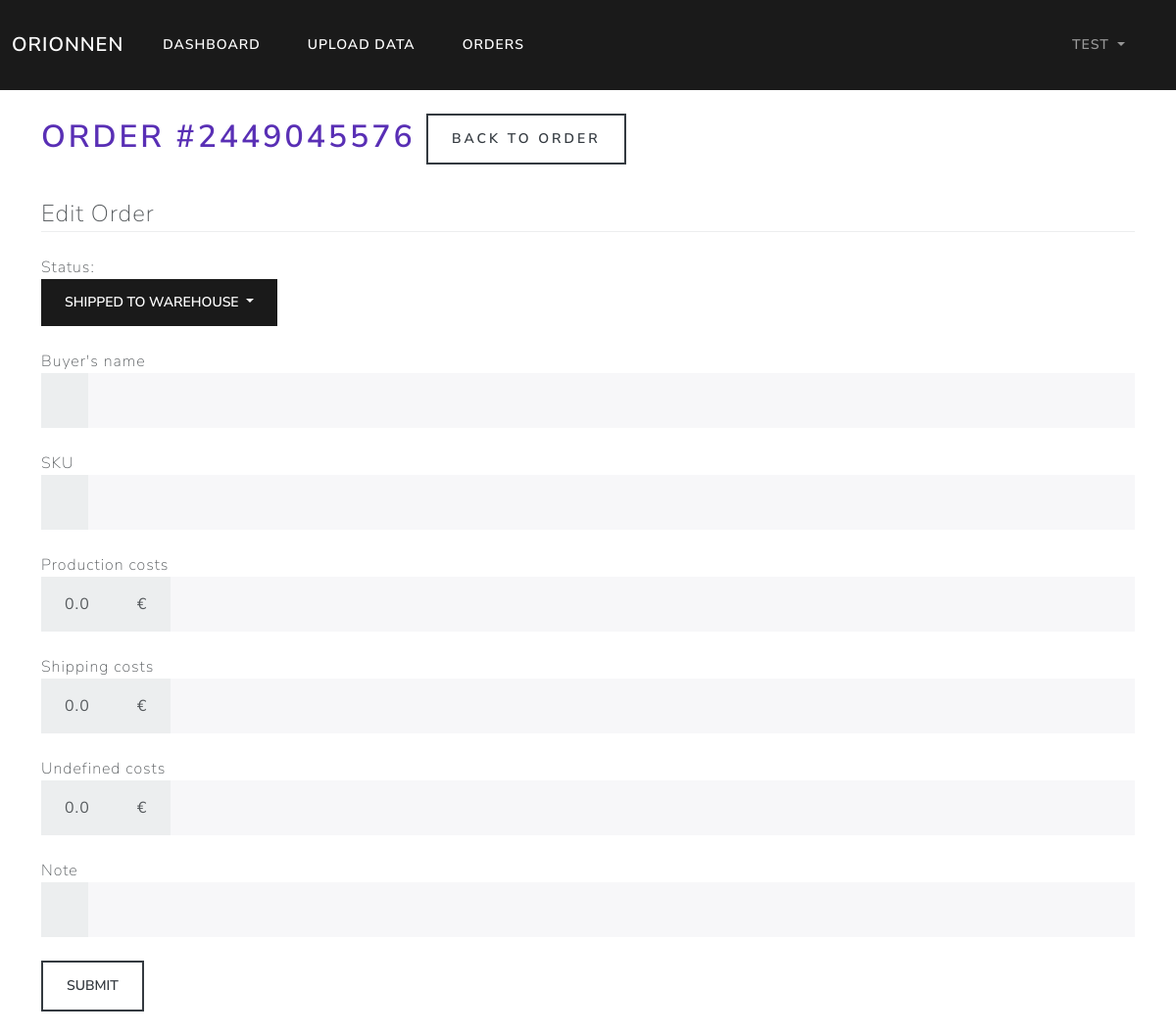
Screenshot of /orders/id_2449045576/edit (signed in) with the database file from the repository.
### orionnen/models.py (models this page shows, shortened)
class User(db.Model, UserMixin):
    id = db.Column(db.Integer, primary_key=True)
    username = db.Column(db.String(20), unique=True, nullable=False)
    email = db.Column(db.String(120), unique=True, nullable=False)
    password = db.Column(db.String(60), nullable=False)
    orders = db.relationship('Order', backref='author', lazy=True)

class Order(db.Model):
    id = db.Column(db.Integer, primary_key=True)
    user_id = db.Column(db.Integer, db.ForeignKey('user.id'), nullable=False)
    order_id = db.Column(db.Integer, unique=True, nullable=False)
    sku = db.Column(db.String(20), default='Not Specified')
    buyer = db.Column(db.String(20), default='Not Specified')
    date = db.Column(db.Date, nullable=False)
    note = db.Column(db.String(20), default='No Note')
    status = db.Column(db.String(20), default='Ordered')
    revenue = db.Column(db.Float, default=0)
    refund = db.Column(db.Float, default=0)
    net_revenue = db.Column(db.Float, default=0)
    proc_fee = db.Column(db.Float, default=0)
    cred_proc_fee = db.Column(db.Float, default=0)
    net_proc_fee = db.Column(db.Float, default=0)
    trans_trans_fee = db.Column(db.Float, default=0)
    cred_trans_trans_fee = db.Column(db.Float, default=0)
    ship_trans_fee = db.Column(db.Float, default=0)
    cred_ship_trans_fee = db.Column(db.Float, default=0)
    ad_fee = db.Column(db.Float, default=0)
    cred_ad_fee = db.Column(db.Float, default=0)
    net_ad_fee = db.Column(db.Float, default=0)
    vat_ad = db.Column(db.Float, default=0)
    cred_vat_ad = db.Column(db.Float, default=0)
    vat_proc_fee = db.Column(db.Float, default=0)
    cred_vat_proc_fee = db.Column(db.Float, default=0)
    vat_trans = db.Column(db.Float, default=0)
    cred_vat_trans = db.Column(db.Float, default=0)
    vat_ship_trans = db.Column(db.Float, default=0)
    cred_vat_ship_trans = db.Column(db.Float, default=0)
    tax = db.Column(db.Float, default=0)
    cred_tax = db.Column(db.Float, default=0)
    net_tax = db.Column(db.Float, default=0)
    trans_fee = db.Column(db.Float, default=0)
    cred_trans_fee = db.Column(db.Float, default=0)
    net_trans_fee = db.Column(db.Float, default=0)
    vat = db.Column(db.Float, default=0)
    cred_vat = db.Column(db.Float, default=0)
    net_vat = db.Column(db.Float, default=0)
    etsy_costs = db.Column(db.Float, default=0)
    prod_costs = db.Column(db.Float, default=0)
    ship_costs = db.Column(db.Float, default=0)
    undef_costs = db.Column(db.Float, default=0)
    other_costs = db.Column(db.Float, default=0)
    costs = db.Column(db.Float, default=0)
    profit = db.Column(db.Float, default=0)

### orionnen/routes.py (the view, shortened to what this page needs)
@app.route('/orders/id_<order_id>/edit', methods=['GET', 'POST'])
@login_required
def edit_order(order_id):
    order = Order.query.filter_by(order_id=order_id).filter_by(author=current_user).first()
    form = EditOrderForm()
    return render_template("edit_order.html", order=order, form=form)

### orionnen/forms.py
class EditOrderForm(FlaskForm):
    buyer = StringField("Buyer's name")
    sku = StringField('SKU')
    prod_costs = FloatField('Production costs', validators=[Optional()])
    ship_costs = FloatField('Shipping costs', validators=[Optional()])
    undef_costs = FloatField('Undefined costs', validators=[Optional()])
    note = StringField('Note')
    submit = SubmitField('Submit')

### orionnen/models.py (called while the page is built)
@login_manager.user_loader
def load_user(user_id):
    return User.query.get(int(user_id))

### orionnen/templates/edit_order.html (shortened to what this page needs)
{% extends "base.html" %}
{% block content %}
  <h1>
    Order #{{ order.order_id }} <a class="btn btn-outline-dark" href="{{ url_for('view_order', order_id=order.order_id) }}">Back to order</a>
  </h1><br>
  <legend class="border-bottom mb-4">Edit Order</legend>
  Status:
  <div class="dropdown">
    <button class="btn btn-primary dropdown-toggle" type="button" id="dropdownMenuButton1" data-bs-toggle="dropdown" aria-expanded="false">
      {{ order.status }}
    </button>
  </div><br>
  <div class="content-section">
    <form method="POST" action="">
      <fieldset class="form-group">
        <div class="form-group">
          {{ form.buyer.label(class="form-control-label") }}
          <div class="input-group">
            <span class="input-group-text">{{ order.buyer }}</span>
            {{ form.buyer(class='form-control form-control-lg') }}
          </div>
        </div><br>
        <div class="form-group">
          {{ form.sku.label(class="form-control-label") }}
          <div class="input-group">
            <span class="input-group-text">{{ order.sku }}</span>
          {{ form.sku(class="form-control form-control-lg") }}
          </div>
        </div><br>
        <div class="form-group">
          {{ form.prod_costs.label(class="form-control-label") }}
          <div class="input-group">
            <span class="input-group-text">{{ order.prod_costs }}</span>
            <span class="input-group-text">€</span>
            {% if form.prod_costs.errors %}
              {{ form.prod_costs(class="form-control form-control-lg is-invalid") }}
              <div class="invalid-feedback">
              {% for error in form.prod_costs.errors %}
                <span>{{ error }}</span>
              {% endfor %}
            </div>
            {% else %}
              {{ form.prod_costs(class="form-control form-control-lg") }}
            {% endif %}
          </div>
        </div><br>
        <div class="form-group">
          {{ form.ship_costs.label(class="form-control-label") }}
          <div class="input-group">
            <span class="input-group-text">{{ order.ship_costs }}</span>
            <span class="input-group-text">€</span>
            {% if form.ship_costs.errors %}
              {{ form.ship_costs(class="form-control form-control-lg is-invalid") }}
              <div class="invalid-feedback">
              {% for error in form.ship_costs.errors %}
                <span>{{ error }}</span>
              {% endfor %}
              </div>
            {% else %}
              {{ form.ship_costs(class="form-control form-control-lg") }}
            {% endif %}
          </div>
        </div><br>
        <div class="form-group">
          {{ form.undef_costs.label(class="form-control-label") }}
          <div class="input-group">
            <span class="input-group-text">{{ order.undef_costs }}</span>
            <span class="input-group-text">€</span>
            {% if form.undef_costs.errors %}
              {{ form.undef_costs(class="form-control form-control-lg is-invalid") }}
              <div class="invalid-feedback">
              {% for error in form.undef_costs.errors %}
                <span>{{ error }}</span>
              {% endfor %}
              </div>
            {% else %}
              {{ form.undef_costs(class="form-control form-control-lg") }}
            {% endif %}
          </div>
        </div><br>
        <div class="form-group">
          {{ form.note.label(class="form-control-label") }}
          <div class="input-group">
            <span class="input-group-text">{{ order.note }}</span>
            {{ form.note(class="form-control form-control-lg") }}
          </div>
        </div><br>
      </fieldset>
      <div class="form-group">
        {{ form.submit(class="btn btn-outline-dark") }}
      </div>
    </form>
  </div><br>
{% endblock %}

### orionnen/templates/navbar.html (shortened to what this page needs)
      <nav class="navbar navbar-expand-lg navbar-dark bg-primary">
        <div class="container-fluid">
          <a class="navbar-brand" href="/">Orionnen</a>
          <div class="collapse navbar-collapse" id="navbarColor01">
            <div class="navbar-nav mr-auto">
              {% if current_user.is_authenticated %}
              <a class="nav-item nav-link active" href="{{ url_for('dashboard') }}">Dashboard</a>
              <a class="nav-item nav-link active" href="{{ url_for('upload') }}">Upload data</a>
              <a class="nav-item nav-link active" href="{{ url_for('show_orders') }}">Orders</a>
              {% else %}
              <a class="nav-item nav-link active" href="{{ url_for('login') }}">Login</a>
              <a class="nav-item nav-link active" href="{{ url_for('register') }}">Register</a>
              {% endif %}
            </div>
          </div>
          <div class="navbar-nav mr-auto">
            {% if current_user.is_authenticated %}
            <li class="nav-item dropdown">
              <a class="nav-link dropdown-toggle" data-bs-toggle="dropdown" href="#" role="button" aria-haspopup="true" aria-expanded="false">
                {{ current_user.username }}
              </a>
            </li>
            {% endif %}
          </div>
        </div>
      </nav>

### rows the page displays
User: username "TEST"
Order: order_id "2449045576", status "SHIPPED TO WAREHOUSE", prod_costs "0.0", ship_costs "0.0", undef_costs "0.0"
